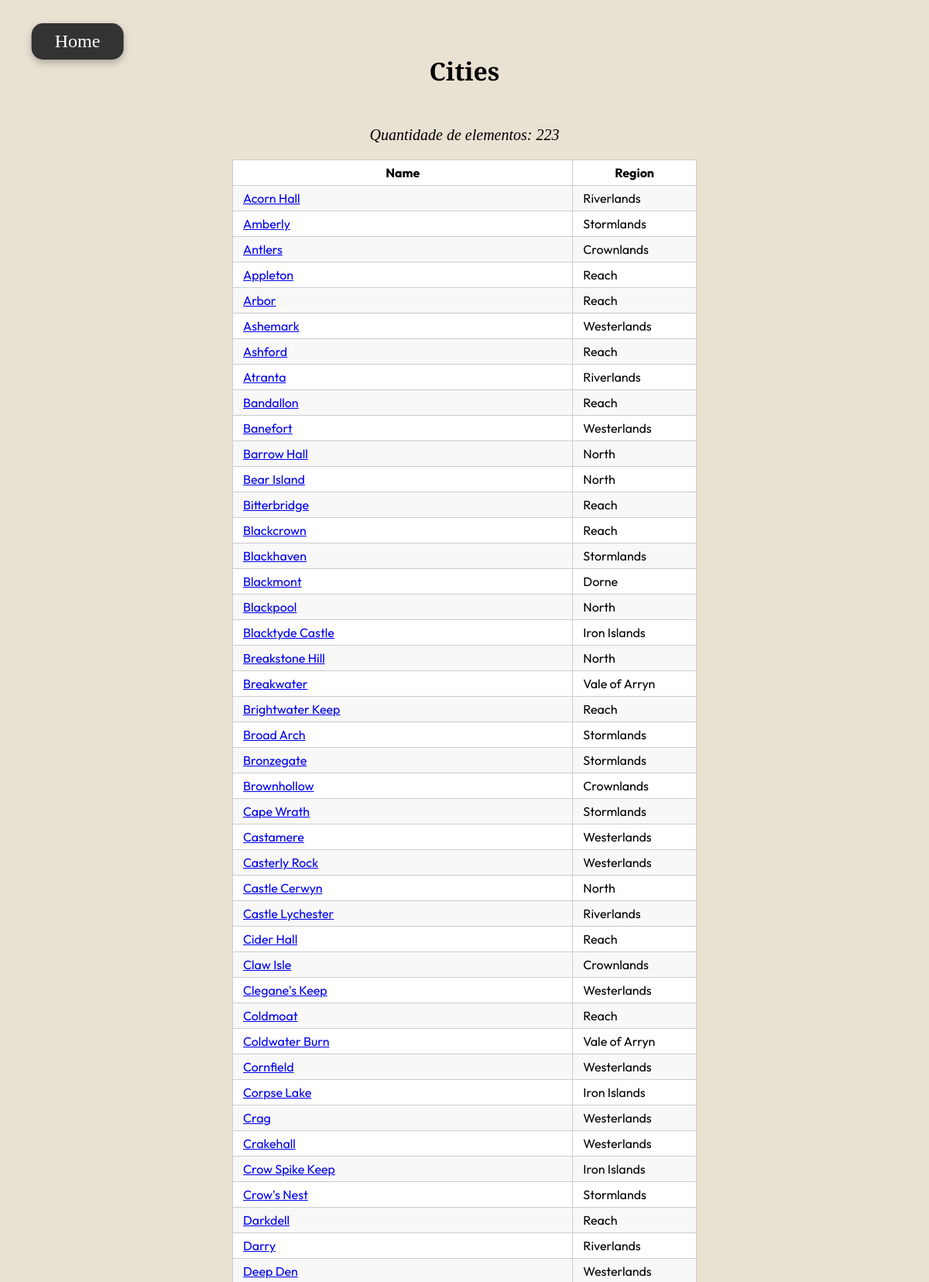
The app's page /cities (upper part) with its own data.
### tables this page shows
CREATE TABLE Cities (City TEXT, City_ID INTEGER PRIMARY KEY, Region_ID INTEGER REFERENCES Regions (Region_ID));

CREATE TABLE Regions (Region_ID INTEGER PRIMARY KEY, Region TEXT, Description TEXT, Rulled_by_House_ID REAL REFERENCES Houses (House_ID));

### app.py (the view)
@APP.route('/cities')
def cities():
    cities = db.execute(
        '''
        SELECT city, region, city_id
        FROM cities NATURAL JOIN regions
        ORDER BY city
        ''').fetchall()
    qtd = db.execute(
        '''
        SELECT count(city_id) AS qtd
        FROM cities;
        '''
        ).fetchone()
    return render_template('cities.html', cities=cities, qtd=qtd)

### db.py (called while the page is built)
def execute(sql,args=None):
  global DB
  sql = re.sub('\s+',' ', sql)
  logging.info('SQL: {} Args: {}'.format(sql,args))
  return DB['cursor'].execute(sql, args) \
      if args != None else DB['cursor'].execute(sql)

### templates/cities.html (shortened to what this page needs)
<!DOCTYPE html>
<html lang="pt-BR">
<head>
    <link rel="stylesheet" href="../static/css/lists.css"/>
</head>
<body>
    <button onclick="window.location.href='/'" class="btn-home">
        Home
    </button>
    <center><h1>Cities</h1>
    <p><i>Quantidade de elementos: {{qtd.qtd}}</i></p>
</center>
    <table>
      <tr>
        <th>
          <b>Name</b>
        </th>
        <th>
          <b>Region</b>
        </th>
      </tr>
      {% for c in cities %}
      <tr>
        <td>
          <a href="/cities/{{ c.city_id }}">{{ c.city }}</a>
        </td>
        <td>
          {{ c.region }}
        </td>
      </tr>
      {% endfor %}
    </table>
</body>
</html>

### static/css/lists.css (style rules this page uses)
body { margin: 0; height: 100%; background-size:cover; background-color: rgba(231, 223, 207, 0.9); background-position: center; background-attachment: fixed; color: #000; justify-content: center; align-items: center; }
h1 { font-family: "Cinzel Decorative"; font-weight: bold; margin-top: 40px; justify-items: center; align-items: center; width: 50% !important; margin: 0 auto; margin-top: 70px; margin-bottom: 50px; }
p { font-size: 20px; }
table { align-items: center; width: 50% !important; margin: auto; font-family: "Outfit"; justify-content: center; padding: 0;border-collapse: collapse; }
table tr { border-top: 1px solid #cccccc; background-color: white; margin: 0; padding: 0; }
table tr:nth-child(2n) { background-color: #f8f8f8; }
table tr th { font-weight: bold; border: 1px solid #cccccc; margin: 0; padding: 6px 13px; }
table tr td { border: 1px solid #cccccc; margin: 0; padding: 6px 13px; }
table tr th :first-child, table tr td :first-child { margin-top: 0; }
table tr th :last-child, table tr td :last-child { margin-bottom: 0; }
.btn-home { position: absolute; top: 30px; left: 100px; transform: translateX(-50%); padding: 10px 30px; font-size: 24px; font-family: "Cinzel Decorative"; border: none; background-color: #333; color: white; cursor: pointer; border-radius: 15px; transition: background-color 0.3s ease, transform 0.2s ease; box-shadow: 0 4px 10px rgba(86, 82, 82, 0.4); }

### records on screen
Cities: City "Acorn Hall", region "Riverlands"
Cities: City "Amberly", region "Stormlands"
Cities: City "Antlers", region "Crownlands"
Cities: City "Appleton", region "Reach"
Cities: City "Arbor", region "Reach"
Cities: City "Ashemark", region "Westerlands"
Cities: City "Ashford", region "Reach"
Cities: City "Atranta", region "Riverlands"
Cities: City "Bandallon", region "Reach"
Cities: City "Banefort", region "Westerlands"
Cities: City "Barrow Hall", region "North"
Cities: City "Bear Island", region "North"
Cities: City "Bitterbridge", region "Reach"
Cities: City "Blackcrown", region "Reach"
Cities: City "Blackhaven", region "Stormlands"
Cities: City "Blackmont", region "Dorne"
Cities: City "Blackpool", region "North"
Cities: City "Blacktyde Castle", region "Iron Islands"
Cities: City "Breakstone Hill", region "North"
Cities: City "Breakwater", region "Vale of Arryn"
Cities: City "Brightwater Keep", region "Reach"
Cities: City "Broad Arch", region "Stormlands"
Cities: City "Bronzegate", region "Stormlands"
Cities: City "Brownhollow", region "Crownlands"
Cities: City "Cape Wrath", region "Stormlands"
Cities: City "Castamere", region "Westerlands"
Cities: City "Casterly Rock", region "Westerlands"
Cities: City "Castle Cerwyn", region "North"
Cities: City "Castle Lychester", region "Riverlands"
Cities: City "Cider Hall", region "Reach"
Cities: City "Claw Isle", region "Crownlands"
Cities: City "Clegane's Keep", region "Westerlands"
Cities: City "Coldmoat", region "Reach"
Cities: City "Coldwater Burn", region "Vale of Arryn"
Cities: City "Cornfield", region "Westerlands"
Cities: City "Corpse Lake", region "Iron Islands"
Cities: City "Crag", region "Westerlands"
Cities: City "Crakehall", region "Westerlands"
Cities: City "Crow Spike Keep", region "Iron Islands"
Cities: City "Crow's Nest", region "Stormlands"
Cities: City "Darkdell", region "Reach"
Cities: City "Darry", region "Riverlands"
Cities: City "Deep Den", region "Westerlands"

### other values on screen
{{ qtd.qtd }} "223"
